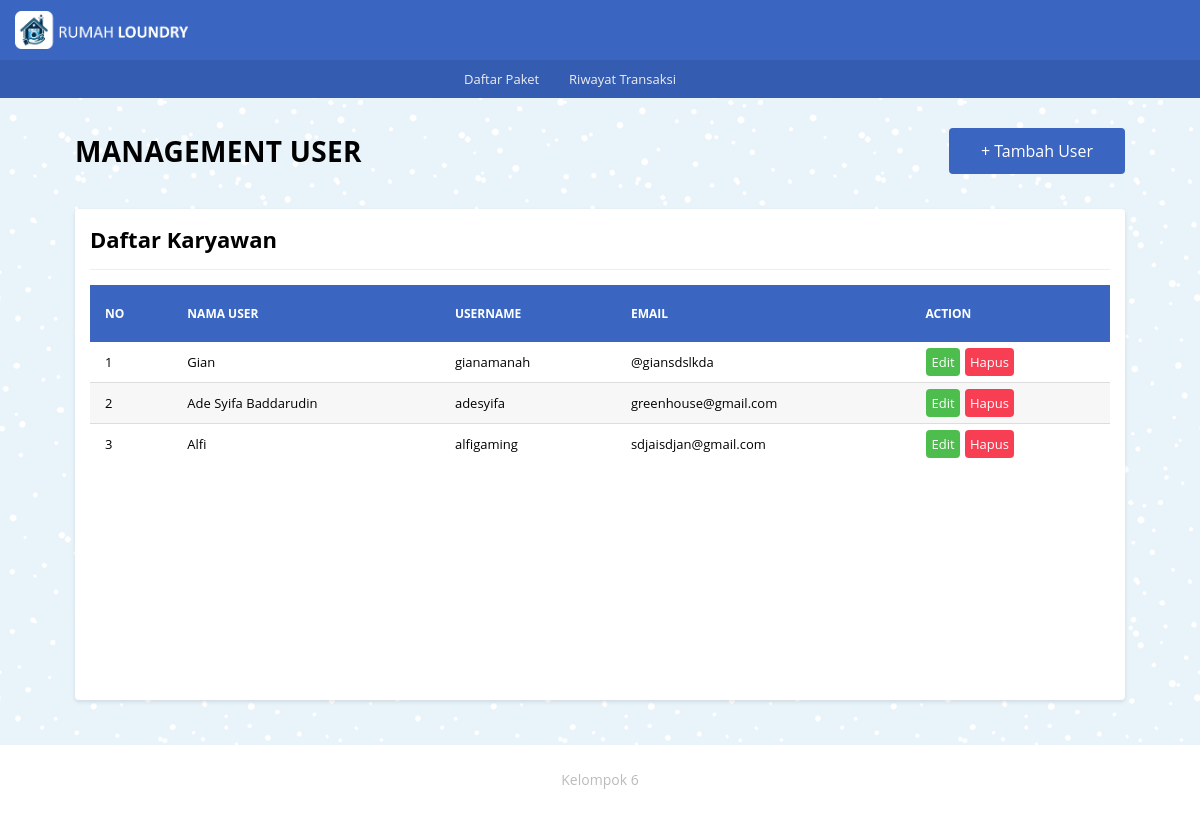
Screenshot of /karyawan/karyawan.php with the database file from the repository.
### tables this page shows
CREATE TABLE `master` (
  `id_user` int(11) NOT NULL,
  `nama` varchar(100) NOT NULL,
  `email` varchar(100) NOT NULL,
  `username` varchar(20) NOT NULL,
  `password` varchar(255) NOT NULL,
  `level` varchar(20) DEFAULT NULL
);

### _functions.php (called while the page is built, shortened)
<?php
$host	= 'localhost';
$user = 'root';
$pass	= '';
$db	= 'laundry_app';
$koneksi = mysqli_connect($host,$user,$pass,$db);
function query($query){
	global $koneksi;
	$result = mysqli_query($koneksi, $query);
	$rows = [];
	while ($row = mysqli_fetch_assoc($result)) {
		$rows[] = $row;
	}
	return $rows;
}
function url($url = null){
	$url_utama = "http://localhost/rumah_laundry";
	if ($url != null) {
		return $url_utama . '/' . $url;
	}else{
		return $url_utama;
	}
}

### karyawan/karyawan.php (the view, shortened to what this page needs)
<?php
	require_once('../_header.php');
	$data_karyawan = query('SELECT * FROM master LIMIT 20 OFFSET 1');
?>
	<div id="karyawan" class="main-content">
		<div class="container">
			<div class="baris">
				<div class="selamat-datang">
					<div class="col-header">
						<h2 class="judul-md">Management User</h2>
					</div>
					<div class="col-header txt-right">
						<a href="<?=url('karyawan/tambah.php')?>" class="btn-lg bg-primary">+ Tambah User</a>
					</div>
				</div>
			</div>
			<div class="baris">
				<div class="col">
					<div class="card">
						<div class="card-title card-flex">
							<div class="card-col">
								<h2>Daftar Karyawan</h2>
							</div>
						</div>
						<div class="card-body">
							<div class="tabel-kontainer">
								<table class="tabel-transaksi">
									<thead>
										<tr>
											<th class="sticky">No</th>
											<th class="sticky">Nama User</th>
											<th class="sticky">Username</th>
											<th class="sticky">Email</th>
											<th class="sticky">Action</th>
										</tr>
									</thead>
									<tbody>
										<?php $no = 1; ?>
										<?php foreach($data_karyawan as $karyawan) : ?>
											<tr>
												<td><?= $no ?></td>
												<td><?= $karyawan['nama'] ?></td>
												<td><?= $karyawan['username'] ?></td>
												<td><?= $karyawan['email'] ?></td>
												<td>
													<a href="<?=url('karyawan/edit.php')?>?id_user=<?=$karyawan['id_user']?>" class="btn btn-edit">Edit</a>
													<a href="<?=url('karyawan/hapus.php')?>?id_user=<?=$karyawan['id_user']?>" onclick="return confirm('Yakin akan menghapus?');"  class="btn btn-hapus">Hapus</a>
												</td>
											</tr>
											<?php $no++ ?>
										<?php endforeach; ?>
									</tbody>
								</table>
							</div>
						</div>
					</div>
				</div>
			</div>
		</div>
	</div>
<?php require_once('../_footer.php'); ?>

### _assets/css/style.css (style rules this page uses)
* { margin: 0; padding: 0; box-sizing: border-box; }
html,body { width: 100%; max-width: 100%; position: relative; font-family: 'Open sans', sans-serif; display: flex; flex-direction: column; background-image: url(../img/blue-snow.png); overflow-x: hidden; }
.txt-right { text-align: right; }
h2 { font-size: 22px; }
.main-content { display: flex; flex-direction: column; }
.container { display: flex; flex-direction: column; width: 1080px; max-width: 100%; margin: auto; padding: 0 15px; min-height: 20px; }
.baris { position: relative; margin: 0 -15px; display: flex; flex-direction: row; flex-wrap: wrap; }
.selamat-datang { width: 100%; display: flex; flex-direction: row; flex-wrap: wrap; align-items: center; justify-content: space-between; padding: 0 15px; margin: 30px 0 20px 0; }
.selamat-datang .col-header { flex: 1; }
.selamat-datang .col-header .judul-md { font-size: 28px; text-transform: uppercase; letter-spacing: .3px; }
.selamat-datang .col-header a { display: inline-block; color: #fff; text-decoration: none; }
.btn-lg { padding: 10px 30px; border-radius: 4px; }
.bg-primary { border: 2px solid #3a66c1; color: #ffffff; background-color: #3a66c1; }
.col { flex: 1; }
.card { background-color: #fff; margin: 15px; padding: 15px; border-radius: 4px; box-shadow: 0 2px 4px rgba(0,0,0,0.10); }
.card-body { position: relative; }
.card-title { padding-bottom: 15px; margin-bottom: 15px; border-bottom: 1px solid #eeeeee; }
.card-flex { display: flex; flex-direction: row; align-items: center; justify-content: space-between; }
.card-col { flex: 1; }
.tabel-kontainer { display: block; width: 100%; height: 400px; position: relative; overflow-x: auto; overflow-y: auto; }
.tabel-transaksi { border: 0; border-collapse: collapse; width: 100%; }
.tabel-transaksi thead { color: #ffffff; }
.tabel-transaksi thead th { text-transform: uppercase; font-size: 12px; text-align: left; padding: 20px 15px; background-color: #3a66c1; }
.sticky { position: sticky; top: 0; }
.tabel-transaksi tbody tr { border-bottom: 1px solid #dddddd; }
.tabel-transaksi tbody tr:nth-child(even) { background-color: #f7f7f7; }
.tabel-transaksi tbody tr:last-child { border-bottom: 0; }
.tabel-transaksi tbody tr td { padding: 5px 15px; font-size: 13px; }
.btn { display: inline-block; text-decoration: none; padding: 5px; margin: 1px; border-radius: 4px; }
.btn-edit { background-color: #4dbd4d; color: #ffffff; }
.btn-hapus { background-color: #f73e53; color: #ffffff; }

### rows the page displays
master: nama "Gian", username "gianamanah", email "@giansdslkda"
master: nama "Ade Syifa Baddarudin", username "adesyifa", email "greenhouse@gmail.com"
master: nama "Alfi", username "alfigaming", email "sdjaisdjan@gmail.com"
